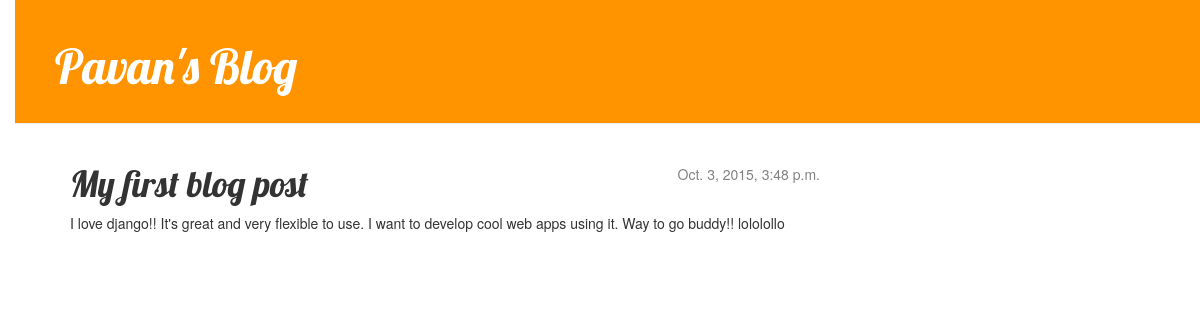
The app's page /post/1/ with its own data.
### blog/models.py (models this page shows, shortened)
class Post(models.Model):
    author = models.ForeignKey('auth.User')
    title = models.CharField(max_length=200)
    text = models.TextField()
    created_date = models.DateTimeField(
            default=timezone.now)
    published_date = models.DateTimeField(
            blank=True, null=True)

### blog/views.py (the view)
# urls.py: url(r'^post/(?P<pk>[0-9]+)/$', views.post_detail, name='post_detail'),
def post_detail(request, pk):
    post = get_object_or_404(Post, pk=pk)
    return render(request, 'blog/post_detail.html', {'post': post})

### blog/templates/blog/post_detail.html (shortened to what this page needs)
{% extends "blog/base.html" %}
{% block content %}
    <div class="post">
        {% if post.published_date %}
            <div class="date">
                {{ post.published_date }}
            </div>
        {% endif %}
        <h1>{{ post.title }}</h1>
        <p>{{ post.text|linebreaks }}</p>
    </div>
{% endblock %}

### blog/static/css/blog.css (style rules this page uses)
body { padding-left: 15px; }
h1, h2, h3, h4 { font-family: 'Lobster', cursive; }
.date { float: right; color: #828282; }
.post { margin-bottom: 70px; }

### records on screen
Post: published_date "Oct. 3, 2015, 3:48 p.m.", title "My first blog post", text "I love django!! It's great and very flexible to use. I want to develop cool web apps using it. Way to go buddy!! lololollo"
